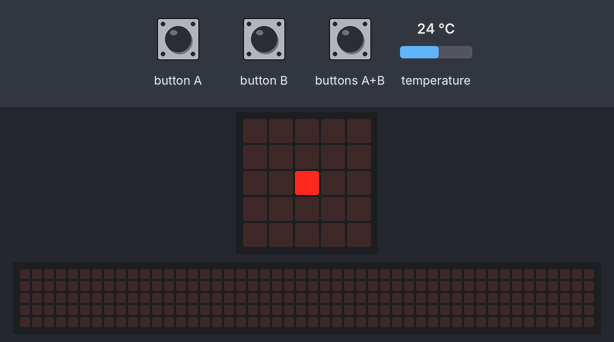
The program below on a simulated BBC micro:bit (MakeCode). Shown: the board's 5×5 LED display, a strip that is not on the board, showing the scrolling text unrolled. The inputs (shaded band) are chosen by the test bench; at power-on: temperature 24 °C. The 48×5 strip is a reading aid, not a part: it shows the text the display is scrolling, unrolled, one strip-width of it at a time.

Above: at 0.1 s.
1.6 s: button A pressed for 0.15 s
At 1.91 s:
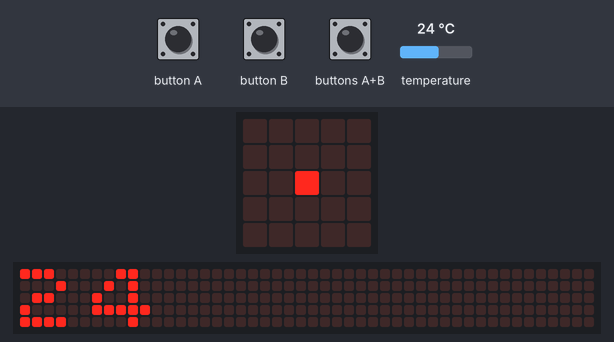
2.3 s: button B pressed for 0.15 s
3.0 s: buttons A+B pressed for 0.15 s
At 5.91 s:
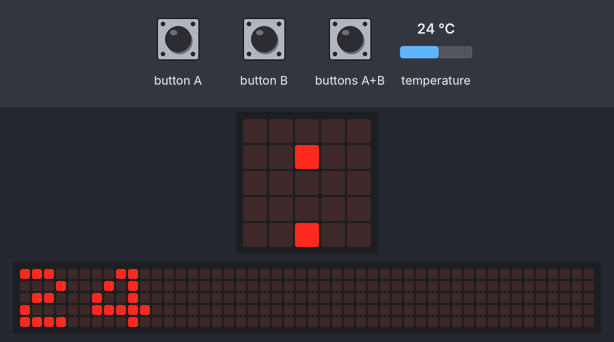
6.0 s: buttons A+B pressed for 1 s
7.6 s: temperature set to 12 °C
At 11.47 s:
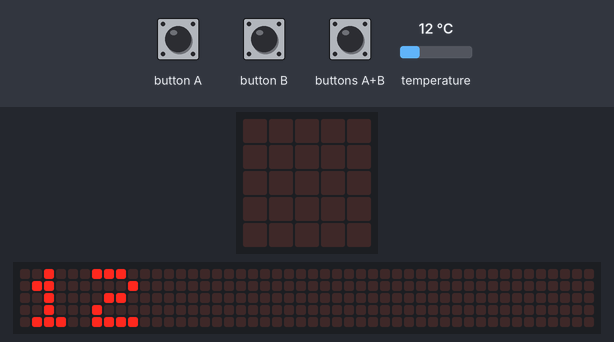
12.4 s: button A pressed for 0.15 s
At 15.41 s:
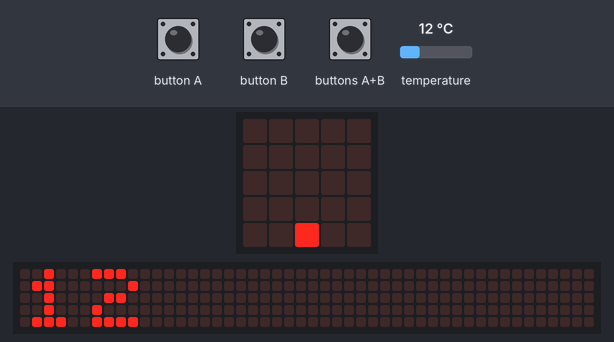

Measured:
- after the input at 1.6 s, the display: changes after 0.22 s (image 1)
- after the input at 3.0 s, the display: first differs from a run without the input after 1.5 s (image 2 shows a later state)
- after the input at 12.4 s, the display: first differs from a run without the input after 2.0 s (image 4 shows a later state)

The program:

main.ts
```typescript
input.onButtonPressed(Button.A, function () {
    basic.showNumber(minima)
    basic.pause(1000)
})
input.onButtonPressed(Button.AB, function () {
    basic.showNumber(Temperatura_Actual)
    basic.pause(1000)
})
input.onButtonPressed(Button.B, function () {
    basic.showNumber(maxima)
    basic.pause(1000)
})
let maxima = 0
let minima = 0
let Temperatura_Actual = 0
Temperatura_Actual = input.temperature()
minima = Temperatura_Actual
maxima = Temperatura_Actual
basic.forever(function () {
    basic.showLeds(`
        . . . . .
        . . . . .
        . . # . .
        . . . . .
        . . . . .
        `)
    Temperatura_Actual = input.temperature()
    if (Temperatura_Actual < minima) {
        minima = Temperatura_Actual
    }
    if (Temperatura_Actual > maxima) {
        maxima = Temperatura_Actual
    }
    basic.pause(500)
    basic.clearScreen()
    basic.pause(500)
})
```

test.ts
```typescript
// aquí va el archivo "tests"; esto no se compilará cuando este paquete se utilice como una extensión.
```
